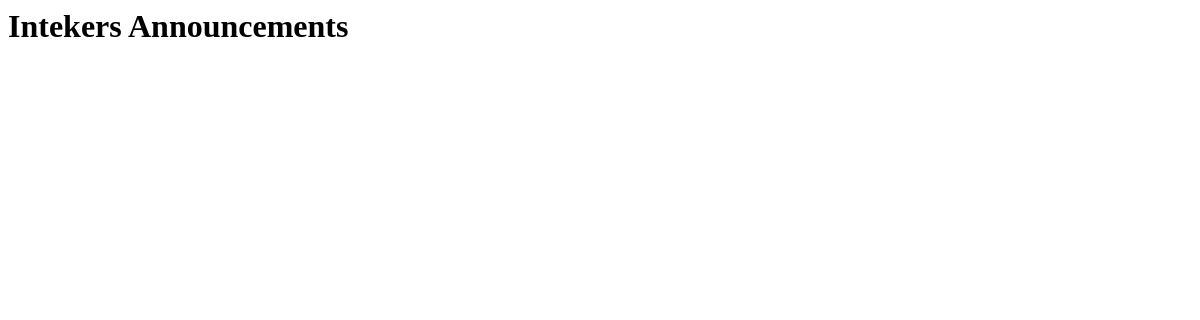
Before: / with the older database file.
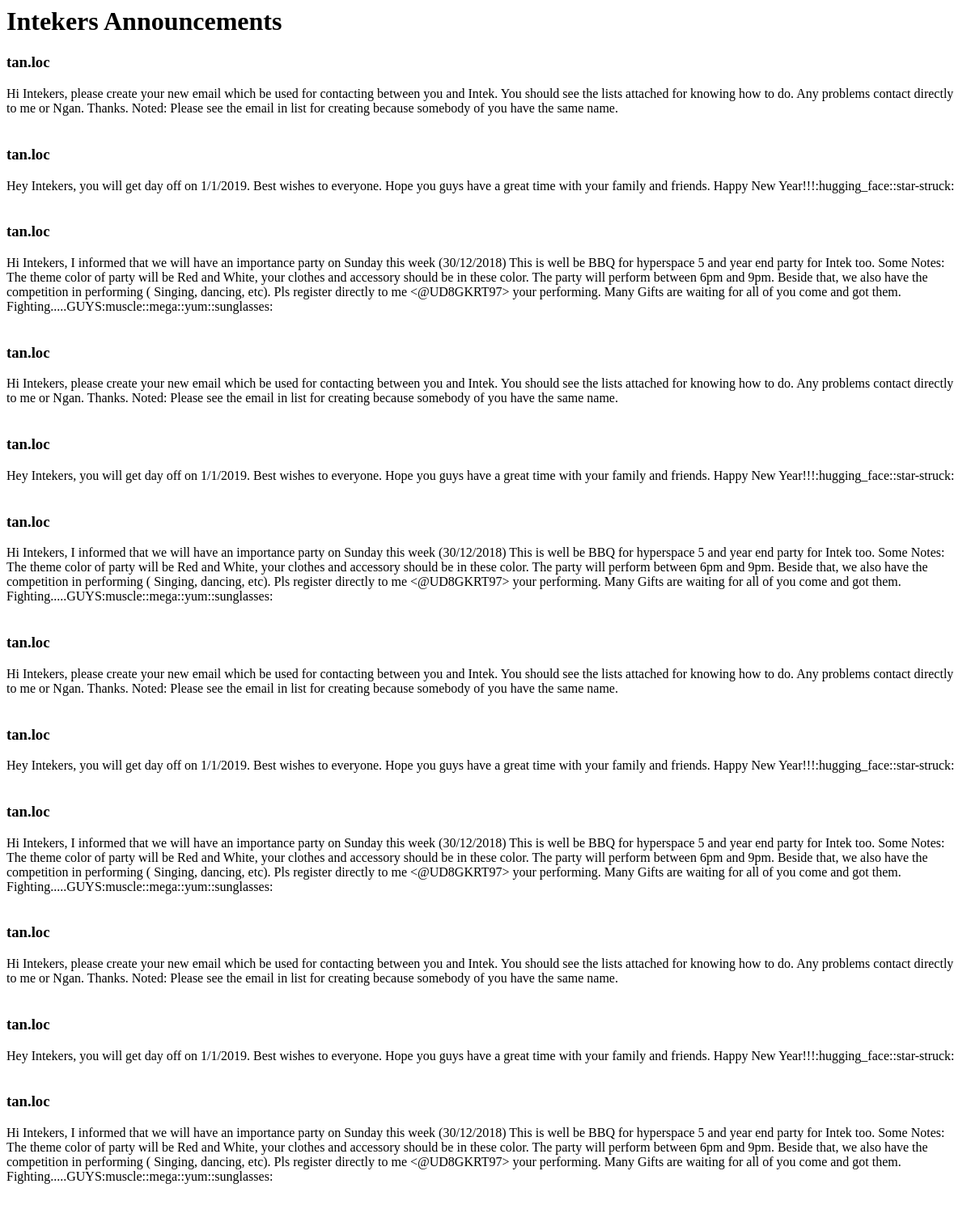
After: the same page with the newer database file.
### minislack/models.py (models this page shows, shortened)
class Conversation(models.Model):
    user = models.CharField(max_length=100)
    text = models.CharField(max_length=500)

### minislack/views.py (the view)
# urls.py: path('', views.index, name='index'),
def index(request):
    legacy_token = 'xoxp-452524853910-452531064822-533011344403-ed164819e81bc463eabf73cc931aab29'
    id = get_general_id(legacy_token)
    get_messages(legacy_token, id)
    messages = Conversation.objects.all()
    return render(request,
                  'minislack/index.html',
                  {'messages': messages},
                  )

### minislack/views.py (called while the page is built, shortened)
def get_general_id(token):
    channel_url = 'https://slack.com/api/users.conversations?token={}&types=public_channel%2C%20private_channel'.format(token)
    channel_response = requests.get(channel_url).json()
    for channel in channel_response['channels']:
        if channel['is_general']:
            return channel['id']

def get_messages(token, channel_id):
    conversation_url = 'https://slack.com/api/conversations.history?token={}&channel={}'.format(token, channel_id)
    conversation_response = requests.get(conversation_url).json()

### minislack/templates/minislack/index.html
<h1> Intekers Announcements </h1>
{% for message in messages %}
  <h3>{{ message.user }}</h3>{{ message.text }}<br><br>
{% endfor %}

Changed rows visible on the page:
added Conversation: user "tan.loc", text "Hi Intekers, please create your new email which be used for contacting between you and Intek. You should see the lists attached for knowing how to do. Any problems contact directly to me or Ngan. Thanks. Noted: Please see the email in list for creating because somebody of you have the same name."
added Conversation: user "tan.loc", text "Hey Intekers, you will get day off on 1/1/2019. Best wishes to everyone. Hope you guys have a great time with your family and friends. Happy New Year!!!:hugging_face::star-struck:"
added Conversation: user "tan.loc", text "Hi Intekers, I informed that we will have an importance party on Sunday this week (30/12/2018) This is well be BBQ for hyperspace 5 and year end party for Intek too. Some Notes: The theme color of party will be Red and White, your clothes and accessory should be in these color. The party will perform between 6pm and 9pm. Beside that, we also have the competition in performing ( Singing, dancing, etc). Pls register directly to me <@UD8GKRT97> your performing. Many Gifts are waiting for all of you come and got them. Fighting.....GUYS:muscle::mega::yum::sunglasses:"
added Conversation: user "tan.loc", text "Hi Intekers, please create your new email which be used for contacting between you and Intek. You should see the lists attached for knowing how to do. Any problems contact directly to me or Ngan. Thanks. Noted: Please see the email in list for creating because somebody of you have the same name."
added Conversation: user "tan.loc", text "Hey Intekers, you will get day off on 1/1/2019. Best wishes to everyone. Hope you guys have a great time with your family and friends. Happy New Year!!!:hugging_face::star-struck:"
added Conversation: user "tan.loc", text "Hi Intekers, I informed that we will have an importance party on Sunday this week (30/12/2018) This is well be BBQ for hyperspace 5 and year end party for Intek too. Some Notes: The theme color of party will be Red and White, your clothes and accessory should be in these color. The party will perform between 6pm and 9pm. Beside that, we also have the competition in performing ( Singing, dancing, etc). Pls register directly to me <@UD8GKRT97> your performing. Many Gifts are waiting for all of you come and got them. Fighting.....GUYS:muscle::mega::yum::sunglasses:"
added Conversation: user "tan.loc", text "Hi Intekers, please create your new email which be used for contacting between you and Intek. You should see the lists attached for knowing how to do. Any problems contact directly to me or Ngan. Thanks. Noted: Please see the email in list for creating because somebody of you have the same name."
added Conversation: user "tan.loc", text "Hey Intekers, you will get day off on 1/1/2019. Best wishes to everyone. Hope you guys have a great time with your family and friends. Happy New Year!!!:hugging_face::star-struck:"
added Conversation: user "tan.loc", text "Hi Intekers, I informed that we will have an importance party on Sunday this week (30/12/2018) This is well be BBQ for hyperspace 5 and year end party for Intek too. Some Notes: The theme color of party will be Red and White, your clothes and accessory should be in these color. The party will perform between 6pm and 9pm. Beside that, we also have the competition in performing ( Singing, dancing, etc). Pls register directly to me <@UD8GKRT97> your performing. Many Gifts are waiting for all of you come and got them. Fighting.....GUYS:muscle::mega::yum::sunglasses:"
added Conversation: user "tan.loc", text "Hi Intekers, please create your new email which be used for contacting between you and Intek. You should see the lists attached for knowing how to do. Any problems contact directly to me or Ngan. Thanks. Noted: Please see the email in list for creating because somebody of you have the same name."
added Conversation: user "tan.loc", text "Hey Intekers, you will get day off on 1/1/2019. Best wishes to everyone. Hope you guys have a great time with your family and friends. Happy New Year!!!:hugging_face::star-struck:"
added Conversation: user "tan.loc", text "Hi Intekers, I informed that we will have an importance party on Sunday this week (30/12/2018) This is well be BBQ for hyperspace 5 and year end party for Intek too. Some Notes: The theme color of party will be Red and White, your clothes and accessory should be in these color. The party will perform between 6pm and 9pm. Beside that, we also have the competition in performing ( Singing, dancing, etc). Pls register directly to me <@UD8GKRT97> your performing. Many Gifts are waiting for all of you come and got them. Fighting.....GUYS:muscle::mega::yum::sunglasses:"
